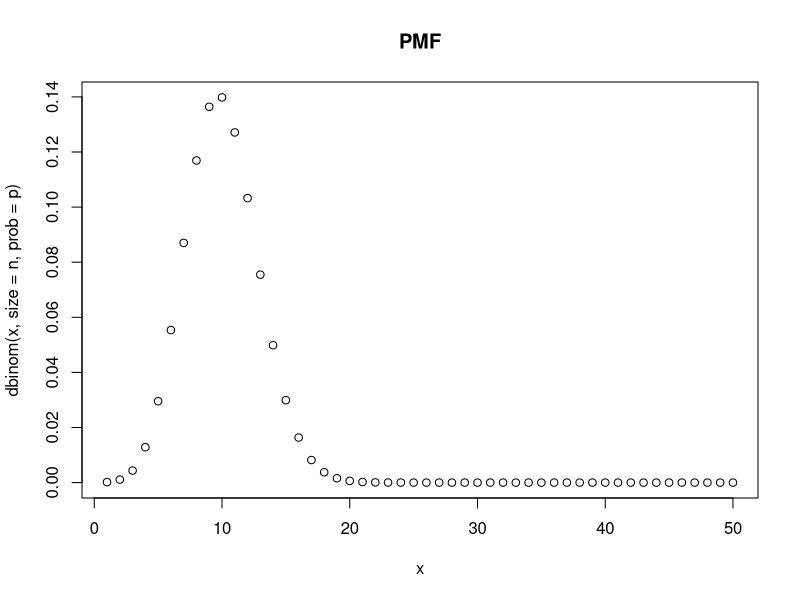
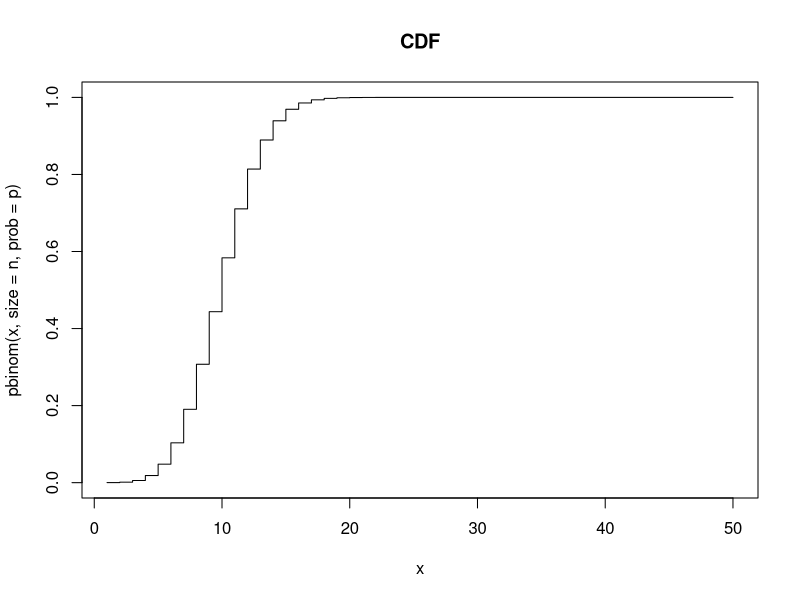

Generate these figures, in order, with R:
p<-0.2
n<-50
x<-1:n

plot(x, dbinom(x, size=n, prob=p), main = 'PMF')
plot(x, pbinom(x,size=n,prob=p), type='s', main='CDF')